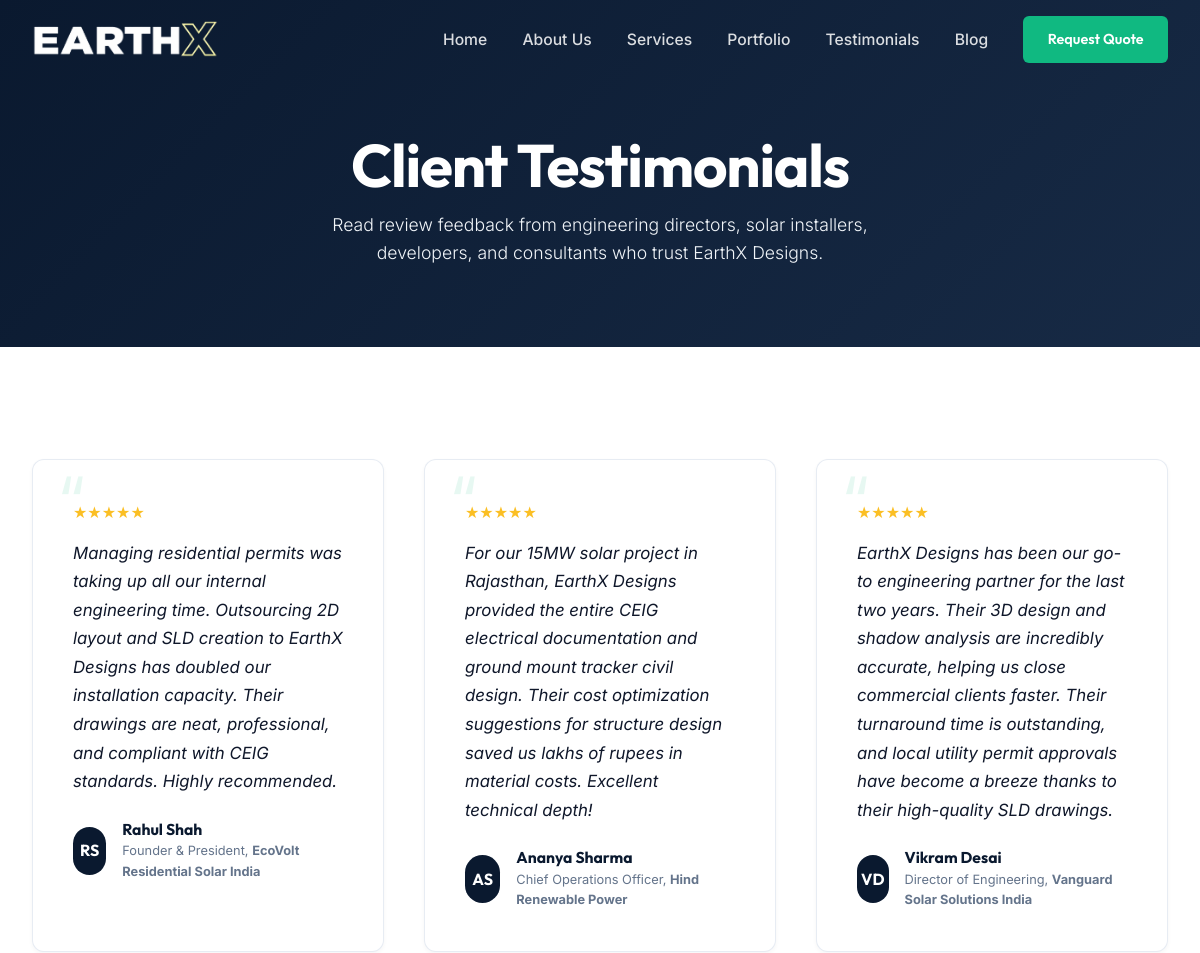
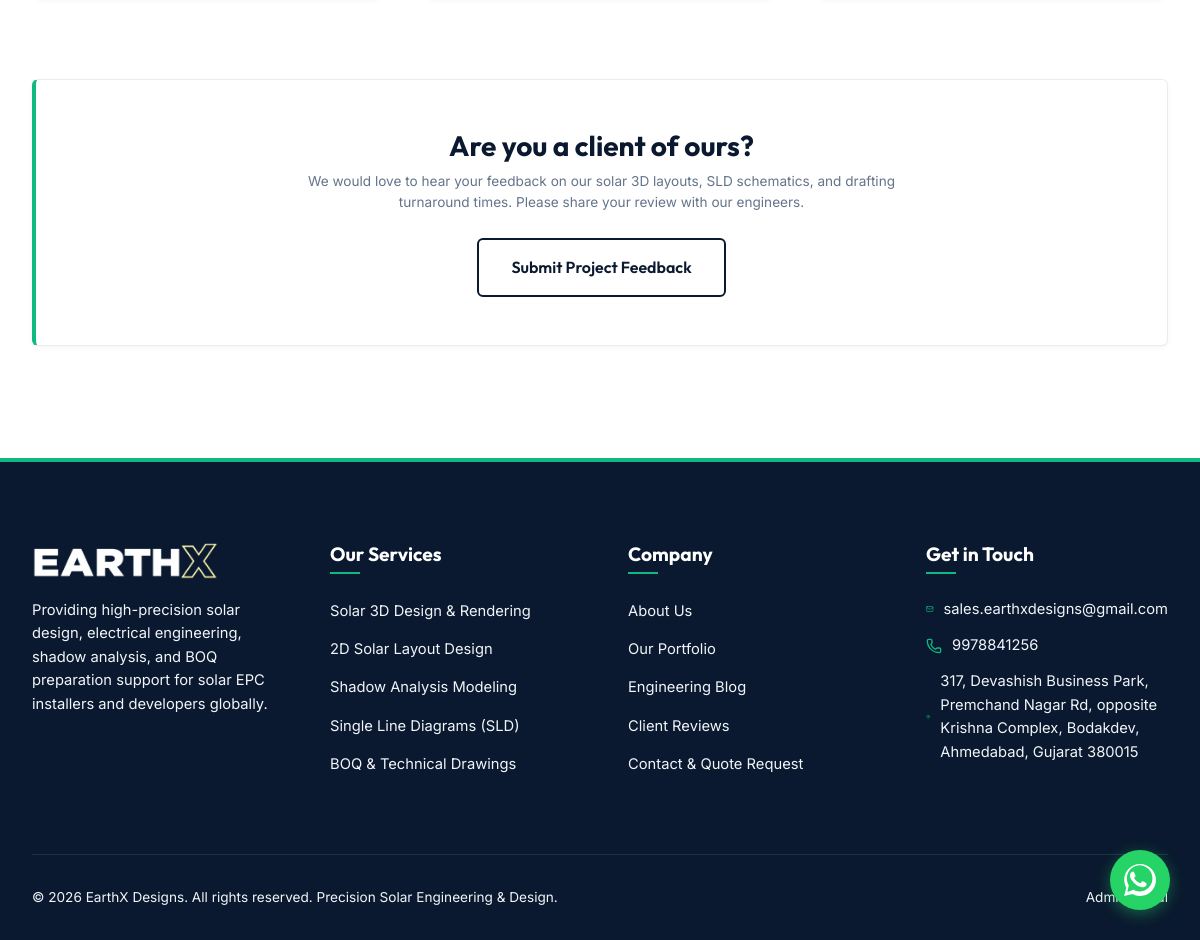
Screenshot of /testimonials with the database file from the repository (2 pictures, top to bottom).
### tables this page shows
CREATE TABLE testimonials (
    id INTEGER PRIMARY KEY AUTOINCREMENT,
    client_name TEXT NOT NULL,
    client_role TEXT NOT NULL,
    company_name TEXT NOT NULL,
    rating INTEGER DEFAULT 5,
    feedback TEXT NOT NULL,
    created_at TIMESTAMP DEFAULT CURRENT_TIMESTAMP
);

### app.py (the view)
@app.route('/testimonials')
def testimonials():
    conn = get_db_connection()
    reviews = conn.execute('SELECT * FROM testimonials ORDER BY id DESC').fetchall()
    conn.close()
    return render_template('testimonials.html', testimonials=reviews)

### app.py (called while the page is built)
@app.context_processor
def inject_global_data():
    return {
        'now': datetime.datetime.now()
    }

### database.py (called while the page is built)
def get_db_connection():
    conn = sqlite3.connect(DB_PATH)
    conn.row_factory = sqlite3.Row
    conn.execute("PRAGMA foreign_keys = ON;")
    return conn

### templates/testimonials.html (shortened to what this page needs)
{% extends 'base.html' %}
{% block content %}
<section class="page-hero">
    <div class="container">
        <h1>Client Testimonials</h1>
        <p>Read review feedback from engineering directors, solar installers, developers, and consultants who trust EarthX Designs.</p>
    </div>
</section>
<section class="section-padding">
    <div class="container">
        {% if testimonials %}
        <div class="grid grid-2" style="gap: 2.5rem;">
            {% for t in testimonials %}
            <div class="testimonial-bubble" style="padding: 2.5rem; margin-bottom: 0;">
                <div class="quote-icon" style="top: 0.5rem; left: 1.5rem;">“</div>
                <div class="rating-stars" style="margin-bottom: 0.8rem;">
                    {% for i in range(t.rating) %}★{% endfor %}
                </div>
                <p class="testimonial-text" style="font-size: 1.05rem; line-height: 1.7; margin-bottom: 1.5rem;">{{ t.feedback }}</p>
                <div class="client-info">
                    <div class="client-initials">
                        {{ t.client_name[0] }}{{ t.client_name.split(' ')[1][0] if t.client_name.split(' ')|length > 1 else '' }}
                    </div>
                    <div class="client-details">
                        <h4 style="font-size: 0.98rem; margin-bottom: 2px;">{{ t.client_name }}</h4>
                        <p style="font-size: 0.8rem; color: var(--text-muted);">{{ t.client_role }}, <strong>{{ t.company_name }}</strong></p>
                    </div>
                </div>
            </div>
            {% endfor %}
        </div>
        {% endif %}
        <div class="why-card" style="margin-top: 5rem; padding: 3rem; text-align: center; border-left: 4px solid var(--accent);">
            <h3>Are you a client of ours?</h3>
            <p style="margin-bottom: 1.5rem; max-width: 600px; margin-left: auto; margin-right: auto; margin-top: 0.5rem;">We would love to hear your feedback on our solar 3D layouts, SLD schematics, and drafting turnaround times. Please share your review with our engineers.</p>
            <a href="{{ url_for('contact') }}" class="btn btn-outline">Submit Project Feedback</a>
        </div>
    </div>
</section>
{% endblock %}

### static/css/style.css (style rules this page uses)
:root { --primary: #0A192F; --primary-light: #172A45; --primary-lighter: #233554; --accent: #10B981; --accent-hover: #059669; --accent-glow: rgba(16, 185, 129, 0.15); --bg-white: #FFFFFF; --bg-light: #F8FAFC; --bg-card: #FFFFFF; --text-dark: #0F172A; --text-muted: #64748B; --text-light: #F1F5F9; --font-heading: 'Outfit', sans-serif; --font-body: 'Inter', sans-serif; --max-width: 1280px; --spacing-xs: 0.5rem; --spacing-sm: 1rem; --spacing-md: 2rem; --spacing-lg: 4rem; --spacing-xl: 7rem; --radius-sm: 6px; --radius-md: 12px; --radius-lg: 24px; --radius-full: 9999px; --shadow-sm: 0 2px 4px rgba(15, 23, 42, 0.04); --shadow-md: 0 10px 25px -5px rgba(15, 23, 42, 0.08), 0 8px 10px -6px rgba(15, 23, 42, 0.08); --shadow-lg: 0 20px 40px -10px rgba(15, 23, 42, 0.12); --transition: all 0.35s cubic-bezier(0.16, 1, 0.3, 1); --nav-height: 80px; }
* { margin: 0; padding: 0; box-sizing: border-box; }
html { scroll-behavior: smooth; scroll-padding-top: var(--nav-height); }
body { font-family: var(--font-body); color: var(--text-dark); background-color: var(--bg-white); line-height: 1.6; overflow-x: hidden; -webkit-font-smoothing: antialiased; }
h1, h2, h3, h4, h5, h6 { font-family: var(--font-heading); font-weight: 700; line-height: 1.25; color: var(--primary); }
h1 { font-size: clamp(2.5rem, 5vw, 4rem); letter-spacing: -0.02em; }
h3 { font-size: clamp(1.35rem, 3vw, 1.75rem); }
h4 { font-size: 1.25rem; }
p { color: var(--text-muted); font-size: 1.05rem; }
a { text-decoration: none; color: inherit; transition: var(--transition); }
.container { max-width: var(--max-width); margin: 0 auto; padding: 0 var(--spacing-md); }
.section-padding { padding: var(--spacing-xl) 0; }
.grid { display: grid; gap: var(--spacing-md); }
.grid-2 { grid-template-columns: repeat(auto-fit, minmax(300px, 1fr)); }
.btn { display: inline-flex; align-items: center; justify-content: center; padding: 0.9rem 2rem; font-family: var(--font-heading); font-weight: 600; font-size: 1rem; border-radius: var(--radius-sm); cursor: pointer; transition: var(--transition); border: 2px solid transparent; gap: 8px; }
.btn-outline { background-color: transparent; border-color: var(--primary); color: var(--primary); }
.why-card { background: var(--bg-white); border: 1px solid rgba(226, 232, 240, 0.8); border-radius: var(--radius-sm); padding: var(--spacing-sm); box-shadow: var(--shadow-sm); transition: var(--transition); }
.why-card p { font-size: 0.85rem; }
.testimonial-bubble { background: var(--bg-white); border: 1px solid rgba(226, 232, 240, 0.8); padding: 3rem; border-radius: var(--radius-md); box-shadow: var(--shadow-sm); position: relative; }
.quote-icon { font-size: 4rem; color: rgba(16, 185, 129, 0.1); position: absolute; top: 1rem; left: 2rem; line-height: 1; }
.rating-stars { color: #FBBF24; margin-bottom: 1rem; }
.testimonial-text { font-size: 1.15rem; line-height: 1.7; color: var(--text-dark); font-style: italic; margin-bottom: 1.8rem; }
.client-info { display: flex; align-items: center; gap: 1rem; }
.client-initials { width: 48px; height: 48px; border-radius: var(--radius-full); background-color: var(--primary); color: var(--bg-white); display: flex; align-items: center; justify-content: center; font-weight: 700; font-family: var(--font-heading); }
.client-details h4 { font-size: 1rem; margin-bottom: 2px; }
.client-details p { font-size: 0.82rem; }
.page-hero { background: linear-gradient(135deg, var(--primary) 0%, var(--primary-light) 100%); color: var(--bg-white); padding: 8rem 0 5rem 0; text-align: center; }
.page-hero h1 { color: var(--bg-white); margin-bottom: var(--spacing-xs); }
.page-hero p { color: var(--text-light); font-size: 1.1rem; max-width: 600px; margin: 0 auto; font-weight: 300; }

### rows the page displays
testimonials: feedback "Managing residential permits was taking up all our internal engineering time. Outsourcing 2D layout and SLD creation to EarthX Designs has doubled our installation capacity. Their drawings are neat, professional, and compliant with CEIG standards. Highly recommended.", client_name "R", client_name.split|length "S", client_name "Rahul Shah", client_role "Founder & President", company_name "EcoVolt Residential Solar India"
testimonials: feedback "For our 15MW solar project in Rajasthan, EarthX Designs provided the entire CEIG electrical documentation and ground mount tracker civil design. Their cost optimization suggestions for structure design saved us lakhs of rupees in material costs. Excellent technical depth!", client_name "A", client_name.split|length "S", client_name "Ananya Sharma", client_role "Chief Operations Officer", company_name "Hind Renewable Power"
testimonials: feedback "EarthX Designs has been our go-to engineering partner for the last two years. Their 3D design and shadow analysis are incredibly accurate, helping us close commercial clients faster. Their turnaround time is outstanding, and local utility permit approvals have become a breeze thanks to their high-quality SLD drawings.", client_name "V", client_name.split|length "D", client_name "Vikram Desai", client_role "Director of Engineering", company_name "Vanguard Solar Solutions India"
